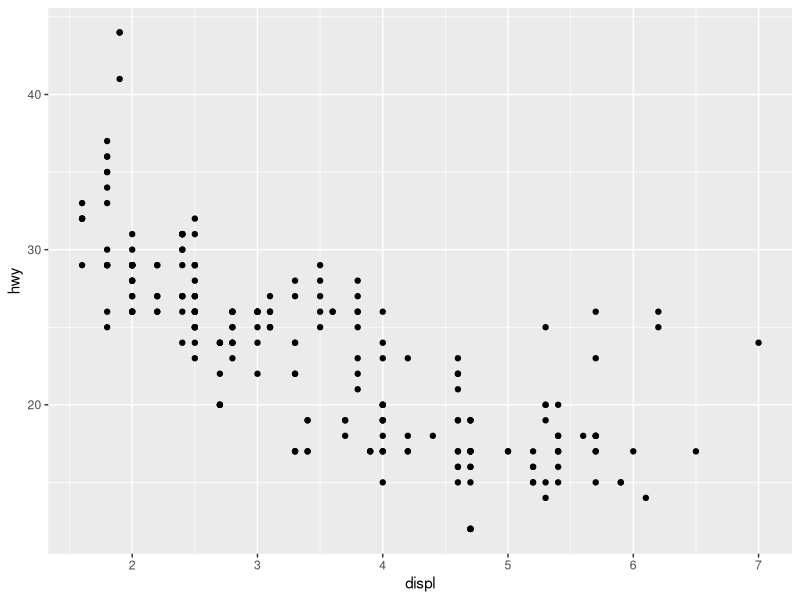
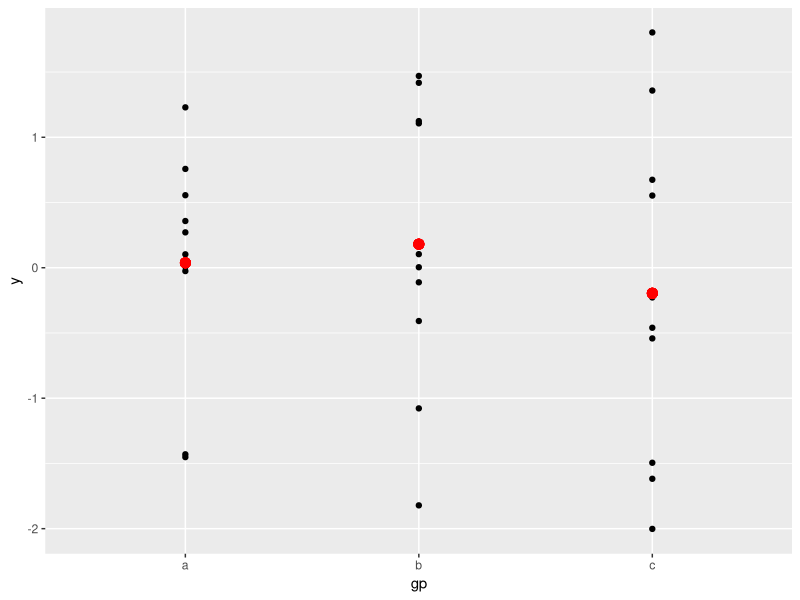

Reproduce these figures in R, in order.
#Activamos la librería de tidyverse

library(tidyverse)

# v ggplot2 3.3.5     v purrr   0.3.4
# v tibble  3.1.2     v dplyr   1.0.7
# v tidyr   1.1.3     v stringr 1.4.0
# v readr   2.0.0     v forcats 0.5.1

#Asigbamos el dataset de mpg por default de ggplot2 a una variable llamada vehiculos

vehiculos <- mpg

#Con la función View podremos visualizar todo el dataset 

View(vehiculos)

#La funcion help o el signo de ? antes de la funcion nos dan ayuda acerca del paquete o funcion a trabajar

?mpg

# Utilizando la funcion ggplot:
# El parámetro data indica el set de datos con el que se va a trabajar
# El parametro geom_point nos agrega la representacion grafica de puntos
# Cada que trabajemos con alguna geometria tenemos que agregar la caracteristica de mapping

ggplot(data = vehiculos) +
  geom_point(mapping = aes(x = displ, 
                           y = hwy
                           )
             )

# Plantilla para hacer una representación gráfica con ggplot
#ggplot(data = <DATA_FRAME>) +
#  <GEOM_FUNCTION>(mapping = aes(<MAPPINGS>))

?ggplot


#Ejemplos de la documentacion de ggplot
df <- data.frame(
  gp = factor(rep(letters[1:3], each = 10)),
  y = rnorm(30)
)

ds <- do.call(rbind, lapply(split(df, df$gp), function(d) {
  data.frame(mean = mean(d$y), sd = sd(d$y), gp = d$gp)
}))

ggplot(df, aes(gp, y)) +
  geom_point() +
  geom_point(data = ds, aes(y = mean), colour = 'red', size = 3)
